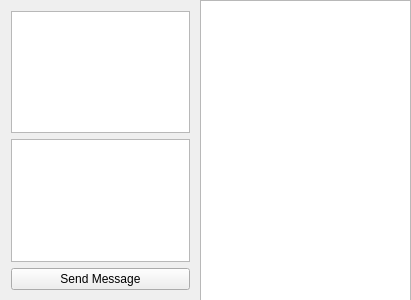
<?xml version="1.0" encoding="UTF-8"?>
<ui version="4.0">
 <class>CWidget</class>
 <widget class="QWidget" name="CWidget">
  <property name="geometry">
   <rect>
    <x>0</x>
    <y>0</y>
    <width>411</width>
    <height>300</height>
   </rect>
  </property>
  <property name="windowTitle">
   <string>Client</string>
  </property>
  <widget class="QWidget" name="verticalLayoutWidget">
   <property name="geometry">
    <rect>
     <x>0</x>
     <y>0</y>
     <width>201</width>
     <height>301</height>
    </rect>
   </property>
   <layout class="QVBoxLayout" name="verticalLayout">
    <item>
     <widget class="QListWidget" name="clientlist"/>
    </item>
    <item>
     <widget class="QTextEdit" name="inputText"/>
    </item>
    <item>
     <widget class="QPushButton" name="pushButton">
      <property name="text">
       <string>Send Message</string>
      </property>
     </widget>
    </item>
   </layout>
  </widget>
  <widget class="QTextBrowser" name="textBrowser">
   <property name="geometry">
    <rect>
     <x>200</x>
     <y>0</y>
     <width>211</width>
     <height>301</height>
    </rect>
   </property>
  </widget>
 </widget>
 <layoutdefault spacing="6" margin="11"/>
 <resources/>
 <connections/>
</ui>
